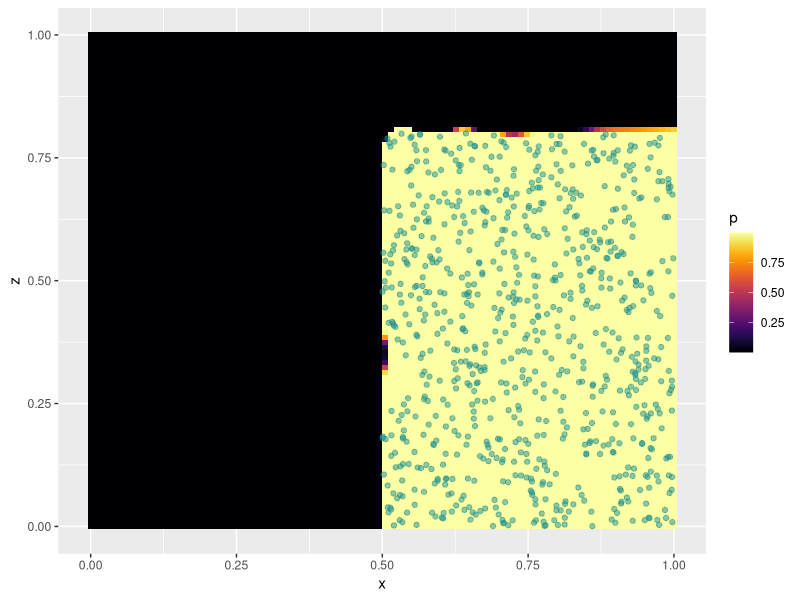
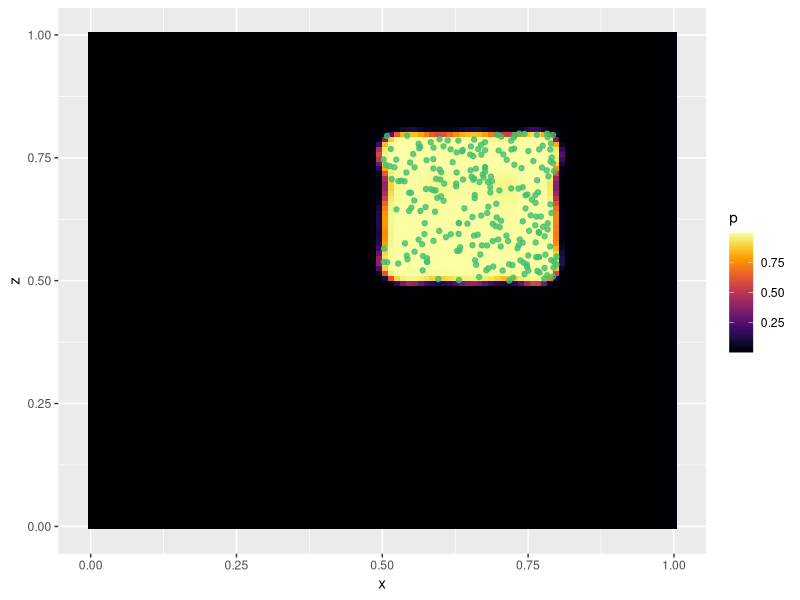
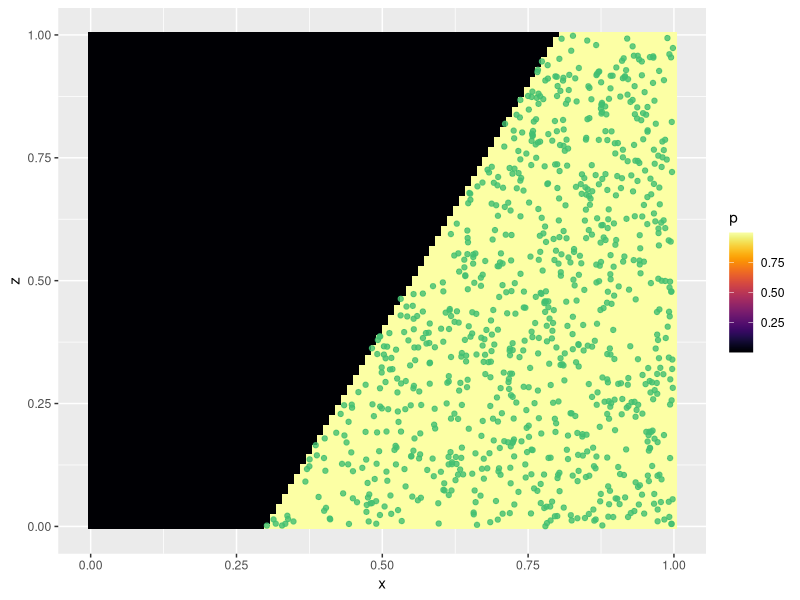
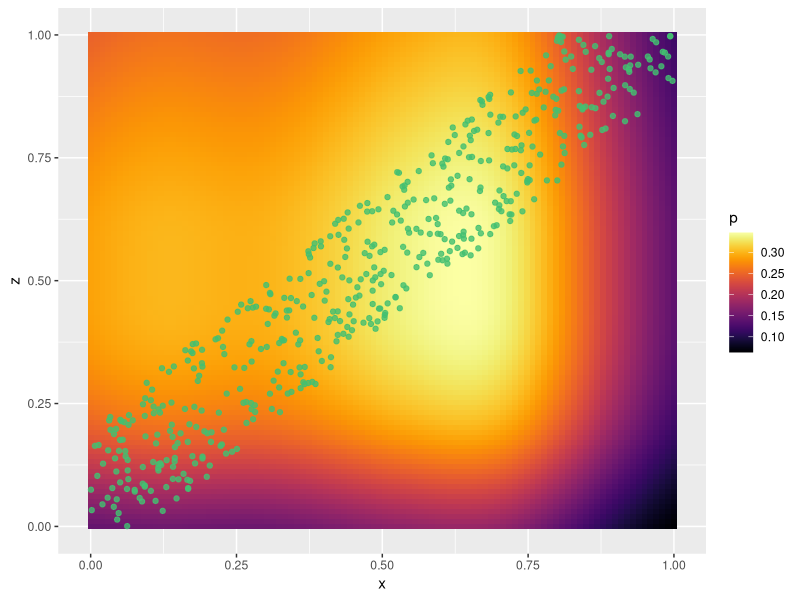
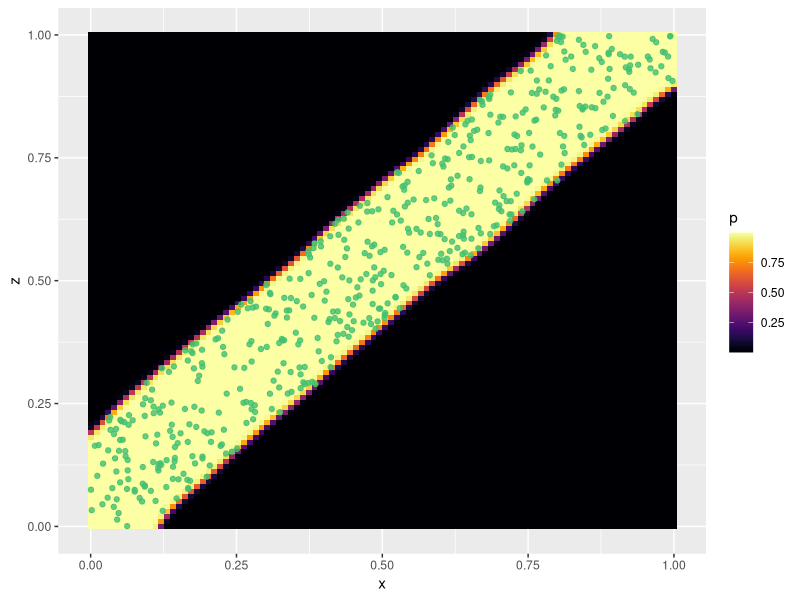
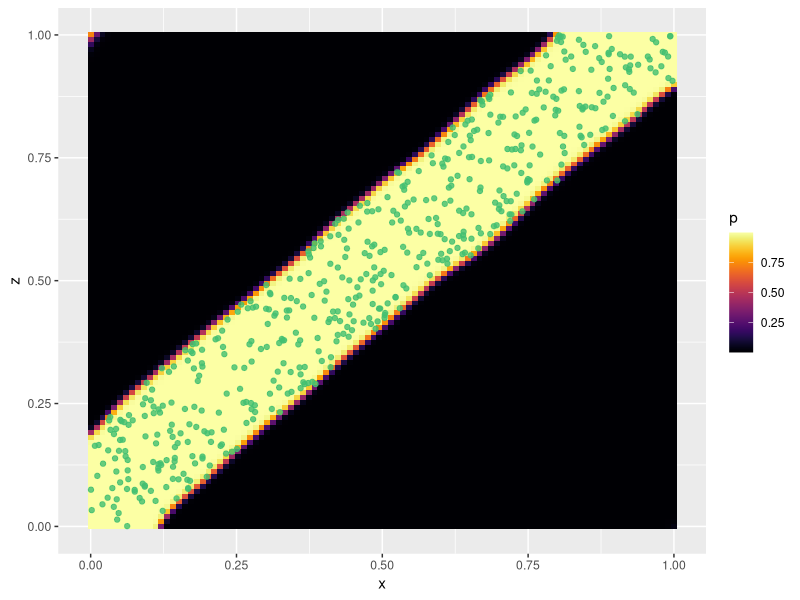
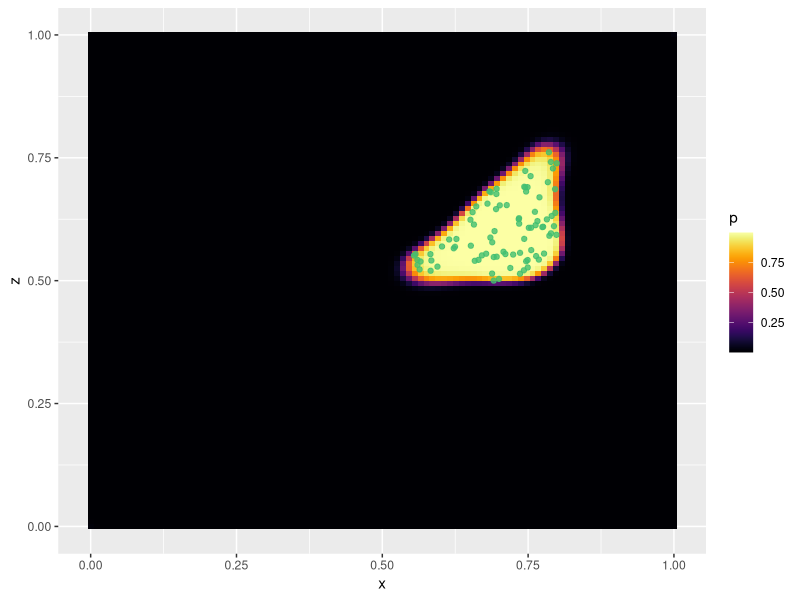

Source code (R) for these figures, in order:
library(tidyverse)
library(mgcv)
library(viridis)

# Square function ---------------------------------------------------------

N <- 2000
x <- runif(N)
z <- runif(N)
y <- as.numeric(x > 0.5 & z < 0.8)
df <- data.frame(x = x, y = y, z = z)

m1 <- gam(y ~ s(x, k = 15, bs = "cr") + s(z, k = 15, bs = "cr"),
          method = "REML", family = "binomial")

pd <- expand.grid(x = seq(0, 1, length.out = 100),
                  z = seq(0, 1, length.out = 100))
pd$p <- predict(m1, pd, type = "response")

ggplot() +
  geom_tile(aes(x, z, fill = p), data = pd) +
  geom_point(aes(x, z), data = df[df$y == 1, ], alpha = 0.5,
             color = viridis(1, begin = 0.5)) +
  scale_fill_viridis(option = "B")


# Square at centre function -----------------------------------------------

N <- 2000
x <- runif(N)
z <- runif(N)
y <- as.numeric(x > 0.5 & x < 0.8 & z < 0.8 & z > 0.5)
df <- data.frame(x = x, y = y, z = z)

m1 <- gam(y ~ s(x, k = 15, bs = "cr") + s(z, k = 15, bs = "cr"),
          method = "REML", family = "binomial")

pd <- expand.grid(x = seq(0, 1, length.out = 100),
                  z = seq(0, 1, length.out = 100))
pd$p <- predict(m1, pd, type = "response")

ggplot() +
  geom_tile(aes(x, z, fill = p), data = pd) +
  geom_point(aes(x, z), data = df[df$y == 1, ], alpha = 0.8,
             color = viridis(1, begin = 0.7)) +
  scale_fill_viridis(option = "B")

# Doesnt need interaction


# Triangle ---------------------------------------------------------------

N <- 2000
x <- runif(N)
z <- runif(N)
y <- as.numeric(x > 0.5 * z + 0.3)

df <- data.frame(x = x, y = y, z = z)


pd <- expand.grid(x = seq(0, 1, length.out = 100),
                  z = seq(0, 1, length.out = 100))

m1 <- bam(y ~ s(x, k = 15, bs = "cr") + s(z, k = 15, bs = "cr"),
          method = "REML", family = "binomial")

pd$p <- predict(m1, pd, type = "response")

ggplot() +
  geom_tile(aes(x, z, fill = p), data = pd) +
  geom_point(aes(x, z), data = df[df$y == 1, ], alpha = 0.8,
             color = viridis(1, begin = 0.7)) +
  scale_fill_viridis(option = "B")

# Doesnt need interaction

# Fringe -----------------------------------------------------------------

N <- 2000
x <- runif(N)
z <- runif(N)
y <- as.numeric(x > z - 0.2 & x < z + 0.1)
df <- data.frame(x = x, y = y, z = z)

pd <- expand.grid(x = seq(0, 1, length.out = 100),
                  z = seq(0, 1, length.out = 100))

m1 <- bam(y ~ s(x, k = 15, bs = "cr") + s(z, k = 15, bs = "cr"),
          method = "REML", family = "binomial")

pd$p <- predict(m1, pd, type = "response")

ggplot() +
  geom_tile(aes(x, z, fill = p), data = pd) +
  geom_point(aes(x, z), data = df[df$y == 1, ], alpha = 0.8,
             color = viridis(1, begin = 0.7)) +
  scale_fill_viridis(option = "B")


m1 <- bam(y ~ te(x, z, k = 10, bs = "cr"),
          method = "REML", family = "binomial")
pd$p <- predict(m1, pd, type = "response")

ggplot() +
  geom_tile(aes(x, z, fill = p), data = pd) +
  geom_point(aes(x, z), data = df[df$y == 1, ], alpha = 0.8,
             color = viridis(1, begin = 0.7)) +
  scale_fill_viridis(option = "B")


m1 <- bam(y ~ s(x, k = 15, bs = "cr") + s(z, k = 15, bs = "cr") +
              ti(x, z, k = 10, bs = "cr"),
          method = "REML", family = "binomial")
pd$p <- predict(m1, pd, type = "response")

ggplot() +
  geom_tile(aes(x, z, fill = p), data = pd) +
  geom_point(aes(x, z), data = df[df$y == 1, ], alpha = 0.8,
             color = viridis(1, begin = 0.7)) +
  scale_fill_viridis(option = "B")
summary(m1)

# The fringe needs interaction; squares or triangles, don't
# (as long as the triangle is in a corner)


# non-corner Triangle ---------------------------------------------------------------

N <- 2000
x <- runif(N)
z <- runif(N)
y <- as.numeric(x > z & z > 0.5 & x < 0.8 & x > 0.5)
df <- data.frame(x = x, y = y, z = z)

pd <- expand.grid(x = seq(0, 1, length.out = 100),
                  z = seq(0, 1, length.out = 100))

m1 <- bam(y ~ s(x, k = 15, bs = "cr") + s(z, k = 15, bs = "cr"),
          method = "REML", family = "binomial")

m1 <- bam(y ~ te(x, z, k = 10, bs = "cr"),
          method = "REML", family = "binomial")

pd$p <- predict(m1, pd, type = "response")

ggplot() +
  geom_tile(aes(x, z, fill = p), data = pd) +
  geom_point(aes(x, z), data = df[df$y == 1, ], alpha = 0.8,
             color = viridis(1, begin = 0.7)) +
  scale_fill_viridis(option = "B")


# When there are no fringes, the marginal basis work quite well. But triangles
# at the centre at better represented by interactions.